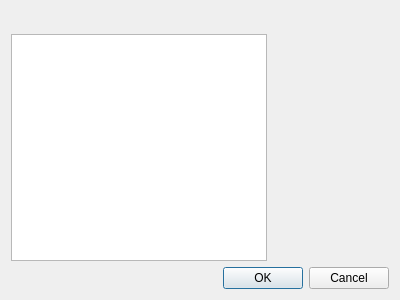
<?xml version="1.0" encoding="UTF-8"?>
<ui version="4.0">
 <class>EditEntryWidget</class>
 <widget class="QWidget" name="EditEntryWidget">
  <property name="geometry">
   <rect>
    <x>0</x>
    <y>0</y>
    <width>400</width>
    <height>300</height>
   </rect>
  </property>
  <layout class="QVBoxLayout" name="verticalLayout">
   <item>
    <widget class="QLabel" name="headerLabel">
     <property name="text">
      <string/>
     </property>
    </widget>
   </item>
   <item>
    <spacer name="verticalSpacer">
     <property name="orientation">
      <enum>Qt::Vertical</enum>
     </property>
     <property name="sizeType">
      <enum>QSizePolicy::Fixed</enum>
     </property>
     <property name="sizeHint" stdset="0">
      <size>
       <width>1</width>
       <height>3</height>
      </size>
     </property>
    </spacer>
   </item>
   <item>
    <layout class="QHBoxLayout" name="horizontalLayout">
     <item>
      <widget class="CategoryListWidget" name="categoryList"/>
     </item>
     <item>
      <widget class="QStackedWidget" name="stackedWidget">
       <property name="currentIndex">
        <number>-1</number>
       </property>
      </widget>
     </item>
    </layout>
   </item>
   <item>
    <widget class="QDialogButtonBox" name="buttonBox">
     <property name="standardButtons">
      <set>QDialogButtonBox::Cancel|QDialogButtonBox::Ok</set>
     </property>
    </widget>
   </item>
  </layout>
 </widget>
 <customwidgets>
  <customwidget>
   <class>CategoryListWidget</class>
   <extends>QListWidget</extends>
   <header>gui/EditEntryWidget_p.h</header>
  </customwidget>
 </customwidgets>
 <resources/>
 <connections/>
</ui>
